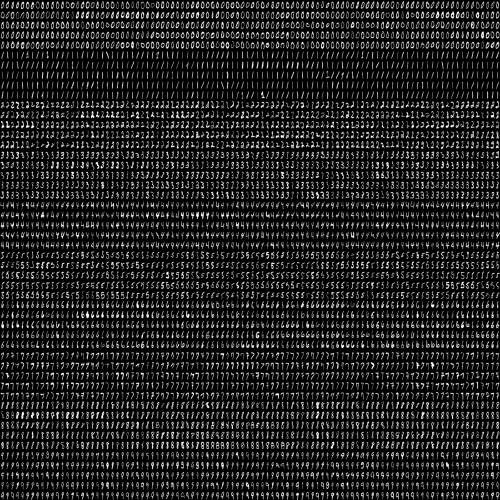
#> input picture digits.png, 1000 x 1000 px (shown at 1/2 size)
$ python -i save_model.py   (imports and definitions only)   (older library calls are emulated)
#> lines starting #> are read from the running program, lines starting #| are printed output that depends on the picture; after the words box and inside, x2 and y2 are one past the last pixel; in counts of white or black regions, pixels touching at a corner belong together
# -*- coding: utf-8 -*-
"""
Created on Sat Nov 21 14:38:53 2015

@author: Pavitrakumar

"""

import numpy as np
from scipy.misc.pilutil import imresize
import cv2  # version 3.2.0
from skimage.feature import hog
from matplotlib import pyplot as plt
from sklearn.model_selection import train_test_split
from sklearn.metrics import accuracy_score
from sklearn.utils import shuffle
import os

DIGIT_WIDTH = 10
DIGIT_HEIGHT = 20
IMG_HEIGHT = 28
IMG_WIDTH = 28
CLASS_N = 10  # 0-9


# This method splits the input training image into small cells (of a single digit) and uses these cells as training data.
# The default training image (MNIST) is a 1000x1000 size image and each digit is of size 10x20. so we divide 1000/10 horizontally and 1000/20 vertically.
def split2d(img, cell_size, flatten=True):
    h, w = img.shape[:2]
    sx, sy = cell_size
    cells = [np.hsplit(row, w // sx) for row in np.vsplit(img, h // sy)]
    cells = np.array(cells)
    if flatten:
        cells = cells.reshape(-1, sy, sx)
    return cells


def load_digits(fn):
#> called with fn = 'digits.png'
    print('loading "%s for training" ...' % fn)
    digits_img = cv2.imread(fn, 0)
#> digits_img is the input picture: shape (1000, 1000); min 0, max 255, mean 34
    digits = split2d(digits_img, (DIGIT_WIDTH, DIGIT_HEIGHT))
#> in split2d, `cells = [np.hsplit(row, w // sx) for row in np.vsplit(img, h // sy)]`: cells = 50 items
    resized_digits = []
    for digit in digits:
        resized_digits.append(imresize(digit, (IMG_WIDTH, IMG_HEIGHT)))
#> this loop made 1 pass
#> after the loop, resized_digits = []
    labels = np.repeat(np.arange(CLASS_N), len(digits) / CLASS_N)
    return np.array(resized_digits), labels


# [11 lines left out: function pixels_to_hog_20, not called in this run]


# define a custom model in a similar class wrapper with train and predict methods
class KNN_MODEL():
    def __init__(self, k=3):
        self.k = k
        self.model = cv2.ml.KNearest_create()

    def train(self, samples, responses):
        self.model.train(samples, cv2.ml.ROW_SAMPLE, responses)

    def predict(self, samples):
        retval, results, neigh_resp, dists = self.model.findNearest(samples, self.k)
        return results.ravel()


class SVM_MODEL():
    # [7 lines left out: function __init__, not called in this run]

    def train(self, samples, responses):
        self.model.train(samples, cv2.ml.ROW_SAMPLE, responses)

    def predict(self, samples):
        results = self.model.predict(samples.reshape(-1, self.features))
        return results[1].ravel()

    def save(self, address):
        self.model.save(address)

def get_digits(contours, hierarchy):
    hierarchy = hierarchy[0]
    bounding_rectangles = [cv2.boundingRect(ctr) for ctr in contours]
    final_bounding_rectangles = []
    # find the most common heirarchy level - that is where our digits's bounding boxes are
    u, indices = np.unique(hierarchy[:, -1], return_inverse=True)
    most_common_heirarchy = u[np.argmax(np.bincount(indices))]

    for r, hr in zip(bounding_rectangles, hierarchy):
        x, y, w, h = r
        # this could vary depending on the image you are trying to predict
        # we are trying to extract ONLY the rectangles with images in it (this is a very simple way to do it)
        # we use heirarchy to extract only the boxes that are in the same global level - to avoid digits inside other digits
        # ex: there could be a bounding box inside every 6,9,8 because of the loops in the number's appearence - we don't want that.
        # read more about it here: https://docs.opencv.org/trunk/d9/d8b/tutorial_py_contours_hierarchy.html
        if ((w * h) > 250) and (10 <= w <= 200) and (10 <= h <= 200) and hr[3] == most_common_heirarchy:
            final_bounding_rectangles.append(r)

    return final_bounding_rectangles


from shutil import copyfile


# [89 lines left out: functions proc_user_img, runs, not called in this run]


def get_contour_precedence(contour, cols):
    return contour[1] * cols + contour[0]  # row-wise ordering


# this function processes a custom training image
# see example : custom_train.digits.jpg
# if you want to use your own, it should be in a similar format
def load_digits_custom(img_file):
#> called with img_file = 'static/output1.png'
    train_data = []
    train_target = []
    start_class = 1
    im = cv2.imread(img_file)
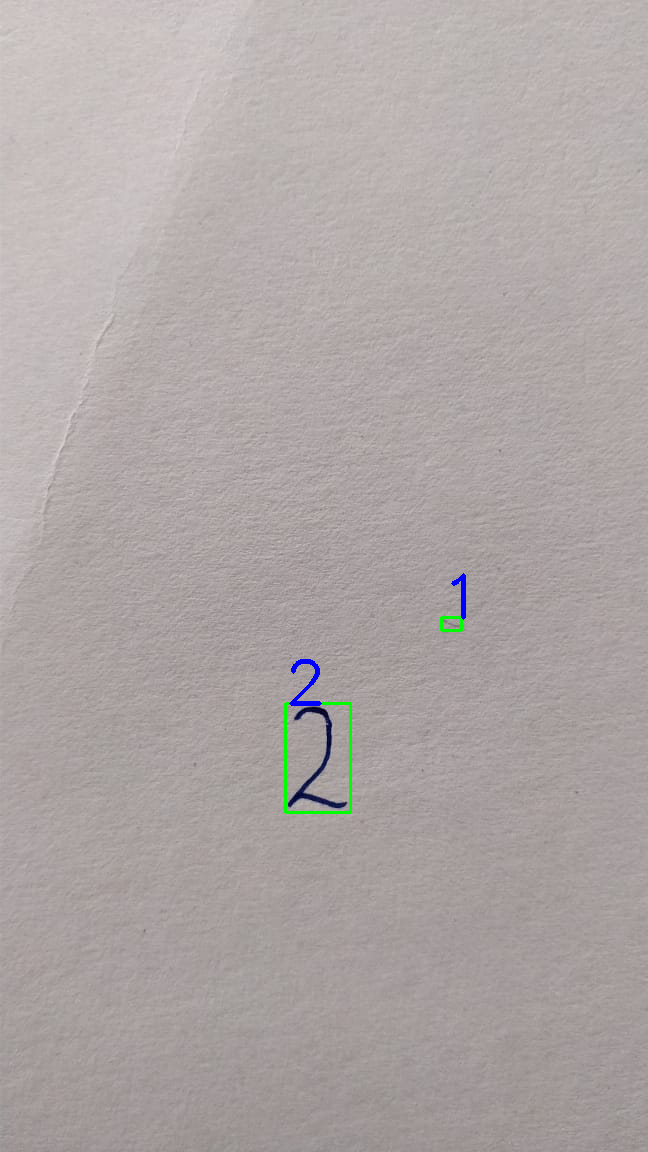
#> input picture static/output1.png, 648 x 1152 px
#> im is the input picture: shape (1152, 648, 3); mean B, G, R 165.3, 166.2, 174
    imgray = cv2.cvtColor(im, cv2.COLOR_BGR2GRAY)
    plt.imshow(imgray)
    kernel = np.ones((5, 5), np.uint8)

    ret, thresh = cv2.threshold(imgray, 127, 255, 0)
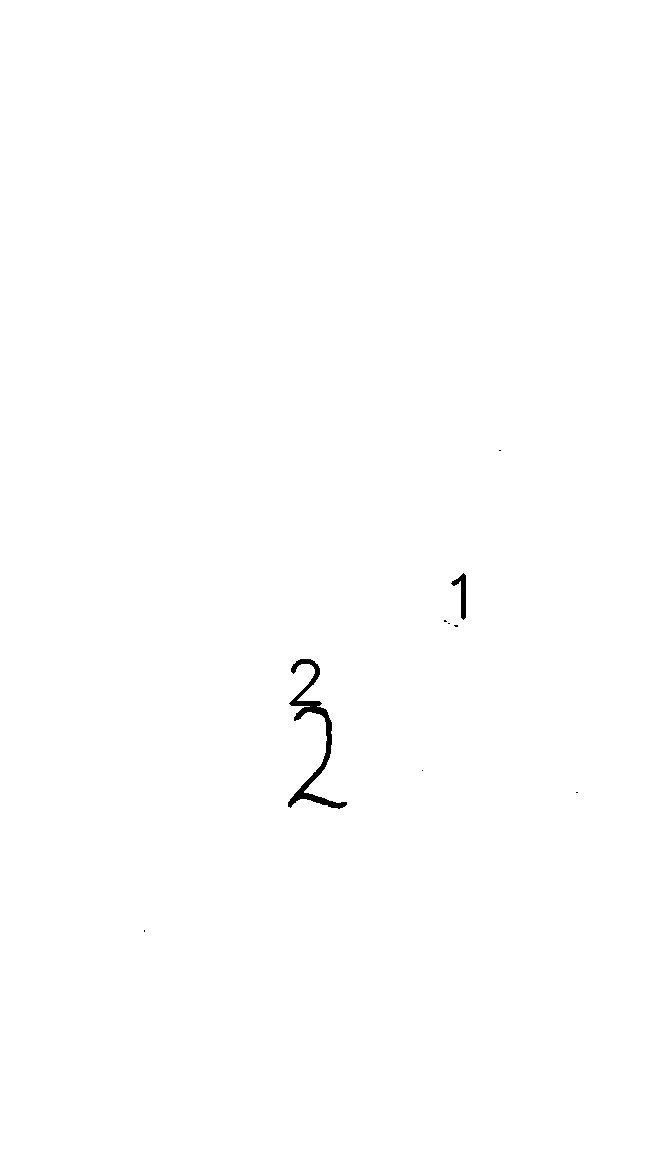
#> thresh: shape (1152, 648); 99.8% white; 9 black regions (7 under 20 px), largest, box (x1, y1, x2, y2) and area: (288, 659, 347, 809) 1560, (451, 573, 466, 620) 271
    thresh = cv2.erode(thresh, kernel, iterations=1)
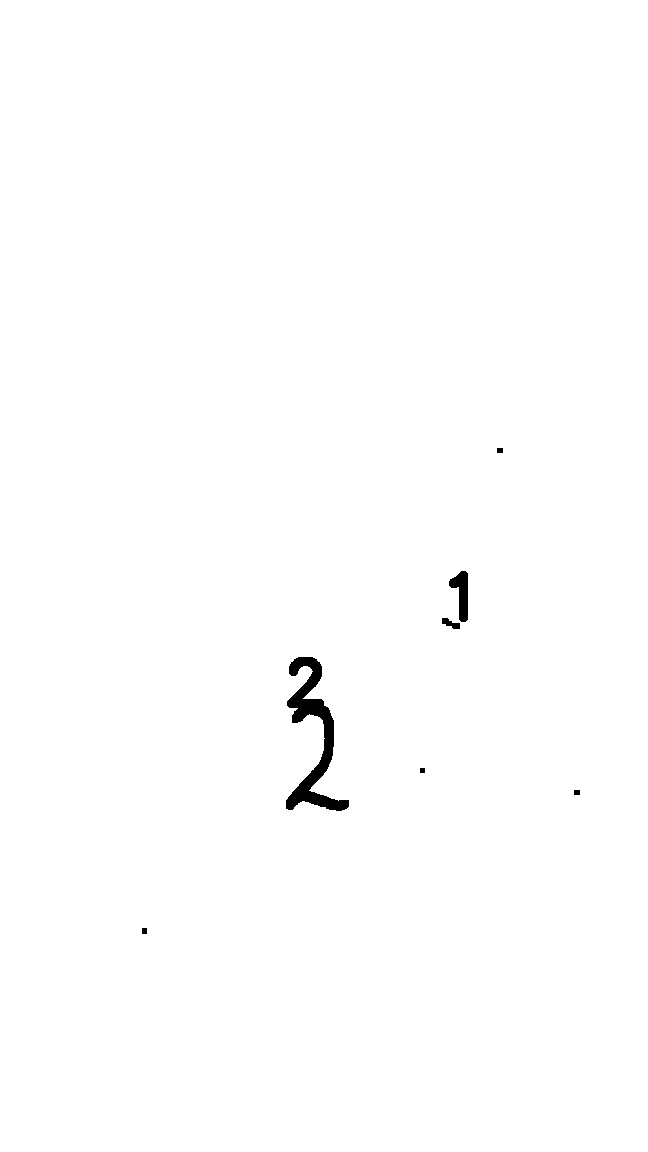
#> thresh: shape (1152, 648); 99.5% white; 7 black regions, largest, box (x1, y1, x2, y2) and area: (286, 657, 349, 811) 3024, (449, 571, 468, 622) 548, (442, 618, 460, 629) 109
    thresh = cv2.dilate(thresh, kernel, iterations=1)
#> thresh: shape (1152, 648); 99.7% white; 9 black regions (7 under 20 px)
    thresh = cv2.erode(thresh, kernel, iterations=1)

    _, contours, hierarchy = cv2.findContours(thresh, cv2.RETR_TREE, cv2.CHAIN_APPROX_SIMPLE)
#> contours = 8 contours; box (x1, y1, x2, y2) and area: (0, 0, 648, 1152) 744697, (285, 656, 350, 812) 3280, (448, 570, 469, 623) 608, (441, 617, 461, 630) 134, (141, 927, 148, 935) 40, (573, 789, 581, 796) 40, (496, 447, 504, 454) 40, (419, 767, 426, 774) 34
    digits_rectangles = get_digits(contours, hierarchy)  # rectangles of bounding the digits in user image
#> in get_digits, `bounding_rectangles = [cv2.boundingRect(ctr) for ctr in contours]`: bounding_rectangles = [(0, 0, 648, 1152), (141, 927, 7, 8), (573, 789, 8, 7), (419, 767, 7, 7), (285, 656, 65, 156), (441, 617, 20, 13), (448, 570, 21, 53), (496, 447, 8, 7)]
#> in get_digits, `u, indices = np.unique(hierarchy[:, -1], return_inverse=True)`: u = [-1, 0]; indices = [0, 1, 1, 1, 1, 1, 1, 1]
#> in get_digits, `most_common_heirarchy = u[np.argmax(np.bincount(indices))]`: most_common_heirarchy = 0
#> the loop in get_digits, `for r, hr in zip(bounding_rectangles, hierarchy):` made 8 passes
#> (hr, x, y, w, h) on passes 1 to 8: ([-1, -1, 1, -1], 0, 0, 648, 1152), ([2, -1, -1, 0], 141, 927, 7, 8), ([3, 1, -1, 0], 573, 789, 8, 7), ([4, 2, -1, 0], 419, 767, 7, 7), ([5, 3, -1, 0], 285, 656, 65, 156), ([6, 4, -1, 0], 441, 617, 20, 13), ([7, 5, -1, 0], 448, 570, 21, 53), ([-1, 6, -1, 0], 496, 447, 8, 7)
#> after the loop in get_digits, `for r, hr in zip(bounding_rectangles, hierarchy):`: final_bounding_rectangles = [(285, 656, 65, 156), (441, 617, 20, 13), (448, 570, 21, 53)]
#> digits_rectangles has the same summary as final_bounding_rectangles in get_digits

    # sort rectangles accoring to x,y pos so that we can label them
    digits_rectangles.sort(key=lambda x: get_contour_precedence(x, im.shape[1]))

    for index, rect in enumerate(digits_rectangles):
        x, y, w, h = rect
        cv2.rectangle(im, (x, y), (x + w, y + h), (0, 255, 0), 2)
        im_digit = imgray[y:y + h, x:x + w]
        im_digit = (255 - im_digit)

        im_digit = imresize(im_digit, (IMG_WIDTH, IMG_HEIGHT))
        train_data.append(im_digit)
        train_target.append(start_class % 10)

        if index > 0 and (index + 1) % 10 == 0:
            start_class += 1
#> this loop made 1 pass
#> pass 1, in load_digits_custom, `im_digit = imgray[y:y + h, x:x + w]`:
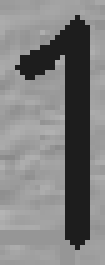
#> im_digit: shape (53, 21) (shown 5 times larger); min 29, max 180, mean 127
#> pass 1, in load_digits_custom, `im_digit = (255 - im_digit)`:
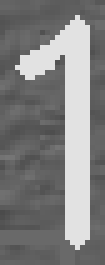
#> im_digit: shape (53, 21) (shown 5 times larger); min 75, max 226, mean 128
#> after the loop:
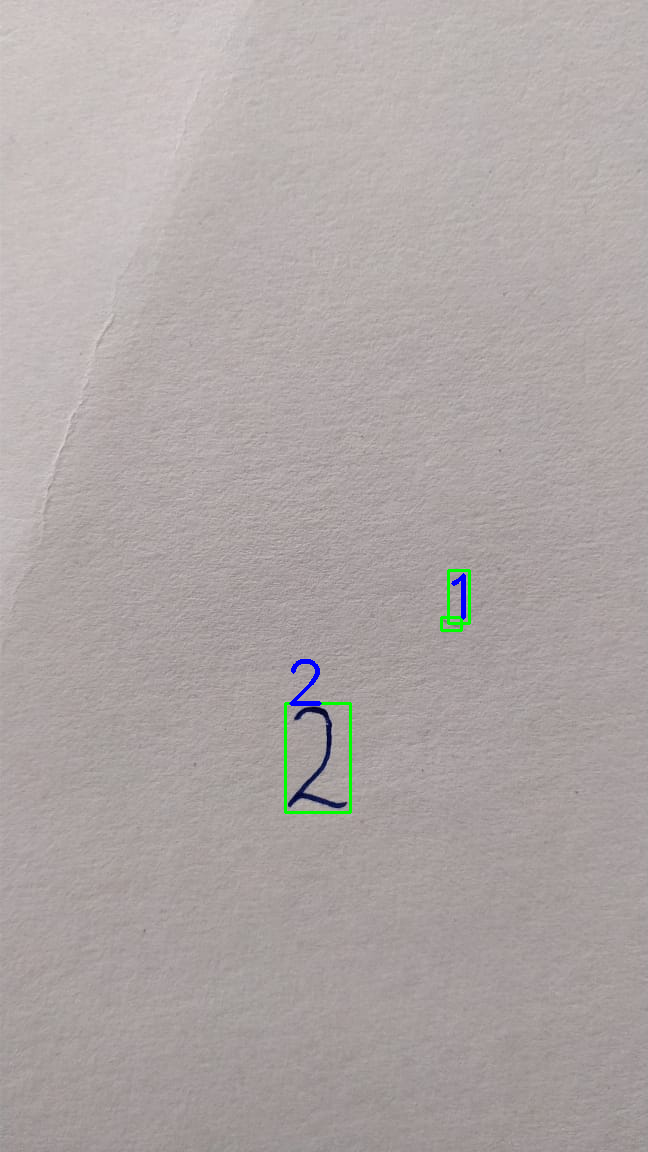
#> im: shape (1152, 648, 3); 0.06% of pixels changed, all inside (x1, y1, x2, y2) = (447, 569, 471, 625)
#> after the loop, start_class = 1; train_data = []; train_target = []
    cv2.imwrite("training_box_overlay.png", im)

    return np.array(train_data), np.array(train_target)


# ------------------data preparation--------------------------------------------

TRAIN_MNIST_IMG = 'digits.png'
TRAIN_USER_IMG = 'custom_train_digits.jpg'
TEST_USER_IMG = 'image.jpeg'  # 'test_image.png'

# [1 line that did not run here, left out]
# digits, labels = load_digits_custom(TRAIN_USER_IMG) #my handwritten dataset (better than MNIST on my handwritten digits)

# [2 lines not run here, left out]

# [1 line that did not run here, left out]
# [1 line that did not run here, left out]
# [1 line that did not run here, left out]


# [10 lines of commented-out code are left out]


# [1 line that did not run here, left out]
# [1 line not run here, left out]
# [1 line that did not run here, left out]
# [1 line not run here, left out]

# [1 line that did not run here, left out]
# [1 line not run here, left out]
# [1 line that did not run here, left out]
# [1 line not run here, left out]

#------------------------------------------------------------------------------

#> (the run stopped early here; a loop or call above may not have finished)
